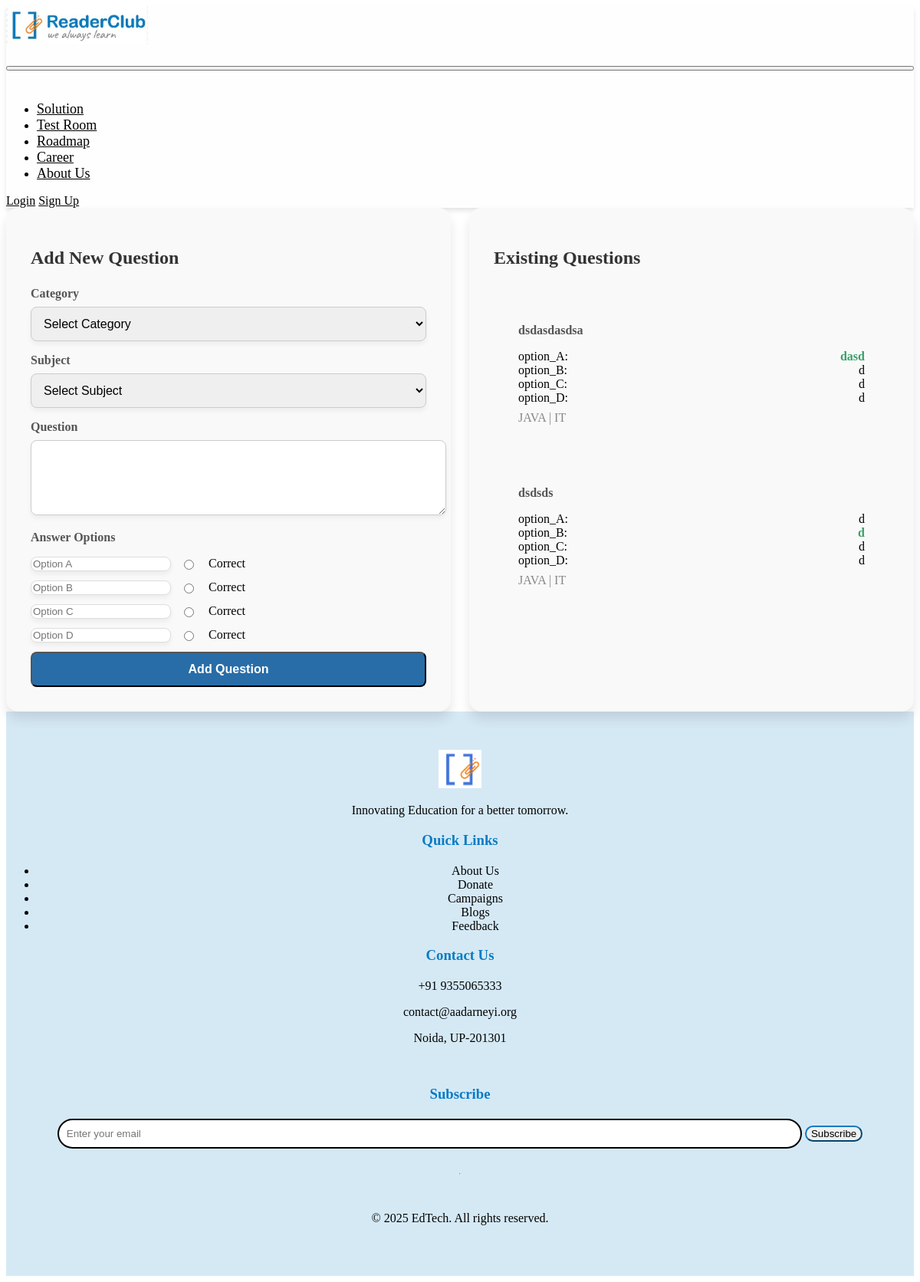
The app's page /examportol/manage/ with its own data.
### examportol/models.py (models this page shows, shortened)
class Question(models.Model):
    question_code = models.CharField(max_length=20, unique=True, blank=True, null=True)
    question_text = models.TextField()
    question_subject = models.ForeignKey(
        Subject, on_delete=models.SET_NULL, null=True, blank=True, related_name='questions'
    )
    answers = models.JSONField(blank=True, null=True)

class Subject(models.Model):
    subject_code = models.CharField(max_length=15, unique=True, blank=True, null=True)
    subject_name = models.CharField(max_length=255)
    subject_category = models.ForeignKey(
        Category, on_delete=models.SET_NULL, null=True, blank=True, related_name='subjects'
    )

class Category(models.Model):
    category_code = models.CharField(max_length=10, unique=True, blank=True, null=True)
    category_name = models.CharField(max_length=255)

### examportol/views.py (the view, shortened to what this page needs)
# urls.py: path('manage/', manage_questions, name='manage_questions'),
def manage_questions(request):
    categories = Category.objects.all()  # Get all categories
    subjects = Subject.objects.all()  # Get all subjects
    questions = Question.objects.select_related('question_subject', 'question_subject__subject_category').all()  # Get all questions
    return render(request, 'question_management.html', {
        'categories': categories,
        'subjects': subjects,
        'questions': questions
    })

### demo_exam/templates/question_management.html (shortened to what this page needs)
{% extends "examportol/base.html" %}
{% block content %}
<div class="container two-column">
  <div class="background-white padding-large rounded shadow">
    <h2 class="title">Add New Question</h2>
    <form method="POST" class="spacer">
      <div class="form-group">
        <label class="block label">Category</label>
        <select name="category" id="category" class="margin-top-small full-width border-rounded border-light-gray shadow-light" required>
          <option value="">Select Category</option>
        </select>
      </div>
      <div class="form-group">
        <label class="block label">Subject</label>
        <select name="subject" id="subject" class="margin-top-small full-width border-rounded border-light-gray shadow-light" required>
          <option value="">Select Subject</option>
        </select>
      </div>
      <div class="form-group">
        <label class="block label">Question</label>
        <textarea name="question_text" rows="4" class="margin-top-small full-width border-rounded border-light-gray shadow-light" required></textarea>
      </div>
      <div class="spacer-small">
        <h3 class="label">Answer Options</h3>
        {% for letter in "ABCD" %}
        <div class="answer-option">
          <input type="text" name="option_{{ letter }}" placeholder="Option {{ letter }}"
                 class="flex-1 border-rounded border-light-gray shadow-light">
          <label class="flex-container align-center">
            <input type="radio" name="correct_answer" value="{{ letter }}" required>
            <span class="horizontal-spacer">Correct</span>
          </label>
        </div>
        {% endfor %}
      </div>
      <button type="submit" class="full-width button">
        Add Question
      </button>
    </form>
  </div>
  <div class="background-white padding-large rounded shadow">
    <h2 class="title">Existing Questions</h2>
    <div class="spacer">
      {% for question in questions %}
      <div class="border border-rounded padding-large">
        <p class="label">{{ question.question_text }}</p>
        <div class="margin-top-small">
          {% for key, value in question.answers.items %}
          <div class="flex-container align-center">
            <span class="width-8">{{ key }}:</span>
            <span class="{% if value.is_correct %}label text-success{% endif %}">{{ value.text }}</span>
          </div>
          {% endfor %}
        </div>
        <div class="margin-top-small text-muted">
          {{ question.question_subject.subject_name }} |
          {{ question.question_subject.subject_category.category_name }}
        </div>
      </div>
      {% endfor %}
    </div>
  </div>
</div>
{% endblock %}

### demo_exam/templates/question_management.html (style rules this page uses)
.container { display: grid; grid-template-columns: 1fr; gap: 1.5rem; }
@media (min-width: 768px) { .two-column { grid-template-columns: repeat(2, 1fr); } }
.background-white { background-color: #f9f9f9; }
.padding-large { padding: 2rem; }
.rounded { border-radius: 1rem; }
.shadow { box-shadow: 0 10px 15px rgba(0, 0, 0, 0.1); }
.title { font-size: 1.5rem; font-weight: bold; margin-bottom: 1.5rem; color: #333; }
.spacer { margin-top: 1.5rem; }
.block { display: block; }
.label { font-size: 1rem; font-weight: 600; color: #555; }
.margin-top-small { margin-top: 0.5rem; }
.full-width { width: 100%; }
.border-rounded { border-radius: 0.5rem; }
.border-light-gray { border: 1px solid #ddd; }
.shadow-light { box-shadow: 0 4px 6px rgba(0, 0, 0, 0.05); }
.spacer-small { margin-top: 1rem; }
.flex-container { display: flex; flex-direction: column; }
@media (min-width: 576px) { .flex-container { flex-direction: row; justify-content: space-between; } }
.align-center { align-items: center; }
.horizontal-spacer { margin-left: 1rem; }
.width-8 { width: 2rem; }
.text-success { color: #38a169; }
.text-muted { color: #888; }
.button { background-color: #286DA8; color: white; padding-top: 0.75rem; padding-bottom: 0.75rem; padding-left: 1.5rem; padding-right: 1.5rem; border-radius: 0.5rem; font-size: 1rem; font-weight: bold; }
.form-group { margin-bottom: 1rem; }
.form-group input, .form-group textarea, .form-group select { font-size: 1rem; padding: 0.75rem; border-radius: 0.5rem; border: 1px solid #ccc; width: 100%; }
.form-group textarea { resize: vertical; }
.answer-option { display: flex; align-items: center; margin-bottom: 0.75rem; }
.answer-option label { margin-left: 0.75rem; }

### records on screen
Question: question_text "dsdasdasdsa", answers "option_A" "option_B" "option_C" "option_D", text "dasd" "d" "d" "d", question_subject.subject_name "JAVA", question_subject.subject_category.category_name "IT"
Question: question_text "dsdsds", answers "option_A" "option_B" "option_C" "option_D", text "d" "d" "d" "d", question_subject.subject_name "JAVA", question_subject.subject_category.category_name "IT"
